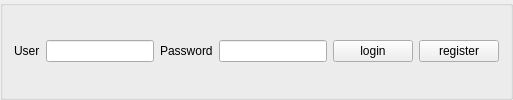
     <widget class="QGroupBox" name="groupBox_9">
      <property name="minimumSize">
       <size>
        <width>0</width>
        <height>0</height>
       </size>
      </property>
      <property name="title">
       <string/>
      </property>
      <layout class="QGridLayout" name="gridLayout_10">
       <item row="0" column="4">
        <widget class="QPushButton" name="PB_login">
         <property name="text">
          <string>login</string>
         </property>
        </widget>
       </item>
       <item row="0" column="0">
        <widget class="QLabel" name="label_31">
         <property name="text">
          <string>User</string>
         </property>
        </widget>
       </item>
       <item row="0" column="1">
        <widget class="QLineEdit" name="LE_user_name"/>
       </item>
       <item row="0" column="5">
        <widget class="QPushButton" name="PB_create_user">
         <property name="text">
          <string>register</string>
         </property>
        </widget>
       </item>
       <item row="0" column="3">
        <widget class="QLineEdit" name="LE_user_pass">
         <property name="echoMode">
          <enum>QLineEdit::Password</enum>
         </property>
        </widget>
       </item>
       <item row="0" column="2">
        <widget class="QLabel" name="label_32">
         <property name="text">
          <string>Password</string>
         </property>
        </widget>
       </item>
      </layout>
     </widget>
